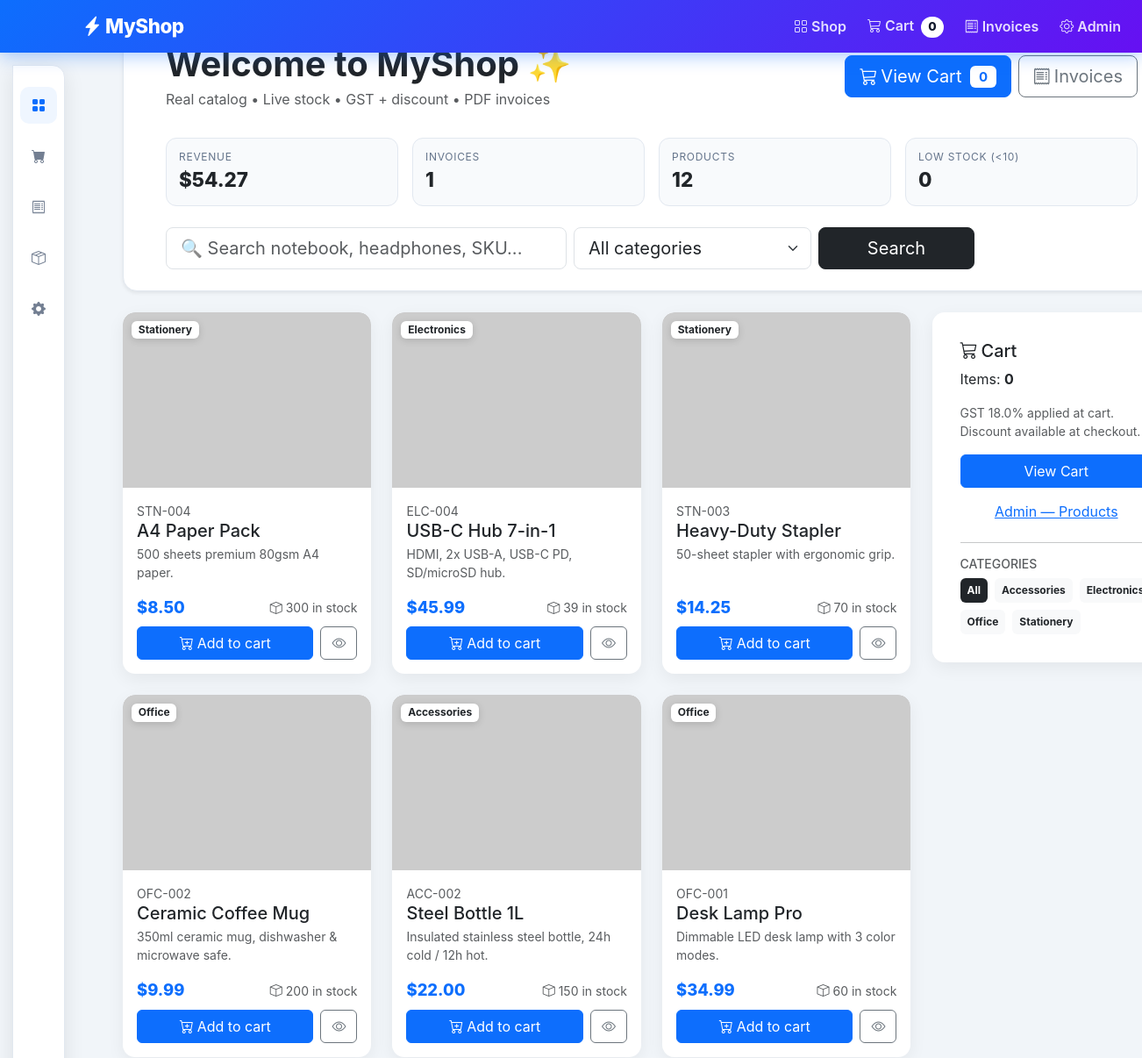
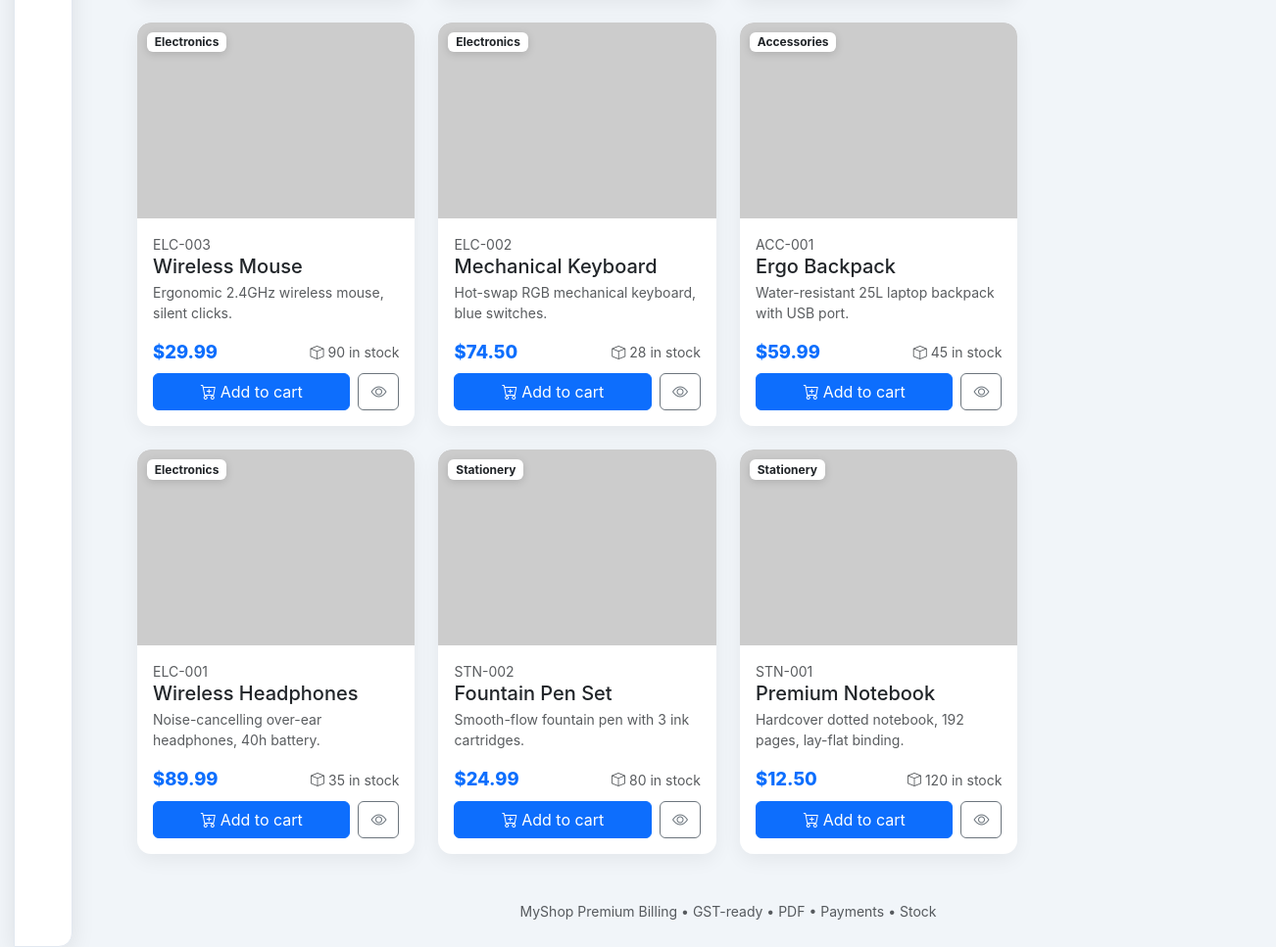
Before: / with the older database file (2 pictures, top to bottom).
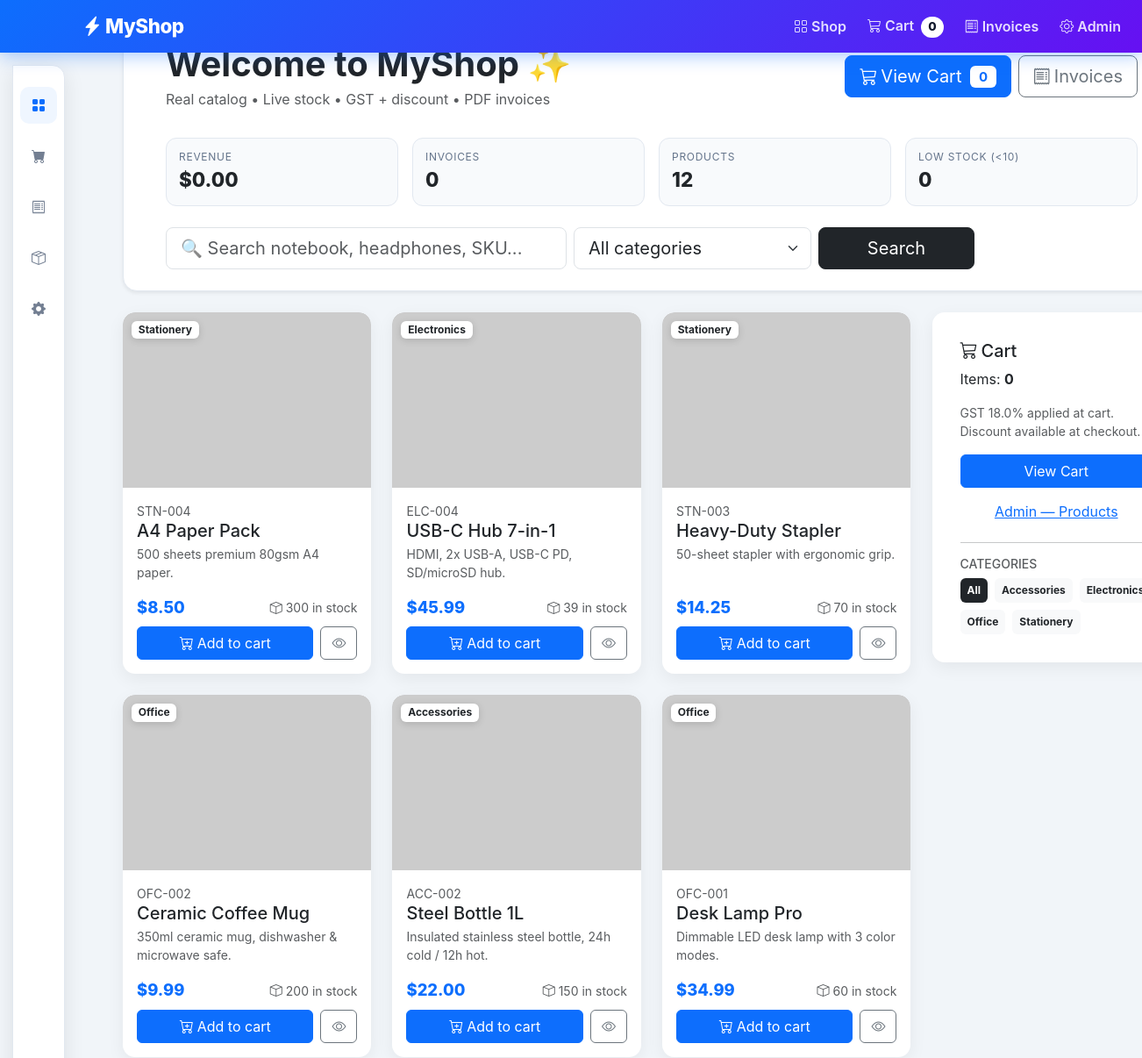
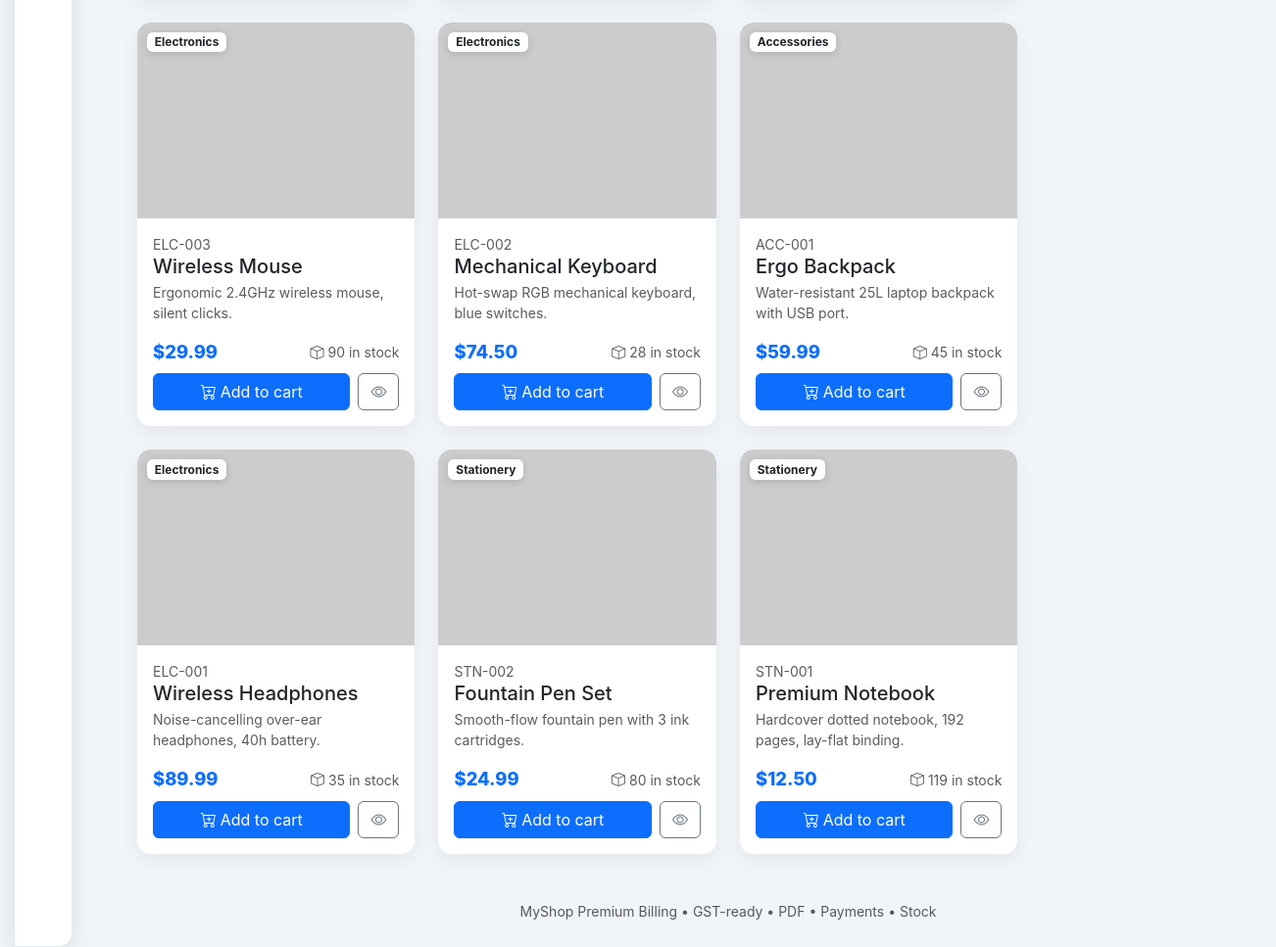
After: the same page with the newer database file (2 pictures, top to bottom).
### tables this page shows
CREATE TABLE products (
    id INTEGER PRIMARY KEY AUTOINCREMENT,
    name TEXT NOT NULL,
    description TEXT DEFAULT '',
    category TEXT DEFAULT 'General',
    price REAL NOT NULL,
    stock INTEGER NOT NULL DEFAULT 50,
    sku TEXT DEFAULT '',
    image_url TEXT
);

### app.py (the view)
@app.route("/")
def index():
    db = get_db()
    q = (request.args.get("q") or "").strip()
    cat = (request.args.get("cat") or "").strip()
    query = "SELECT * FROM products WHERE 1=1"
    params: list = []
    if q:
        query += " AND (name LIKE ? OR description LIKE ? OR sku LIKE ?)"
        params += [f"%{q}%", f"%{q}%", f"%{q}%"]
    if cat:
        query += " AND category = ?"
        params.append(cat)
    query += " ORDER BY id DESC"
    products = db.execute(query, params).fetchall()
    cats = [r[0] for r in db.execute("SELECT DISTINCT category FROM products ORDER BY category").fetchall() if r[0]]
    cart = session.get("cart", {})
    cart_count = sum(cart.values()) if cart else 0
    try:
        revenue = db.execute("SELECT COALESCE(SUM(total),0) FROM invoices").fetchone()[0] or 0
        inv_count = db.execute("SELECT COUNT(*) FROM invoices").fetchone()[0] or 0
        prod_count = db.execute("SELECT COUNT(*) FROM products").fetchone()[0] or 0
        low_stock = db.execute("SELECT COUNT(*) FROM products WHERE stock < 10").fetchone()[0] or 0
    except Exception:
        revenue, inv_count, prod_count, low_stock = 0, 0, len(products), 0
    stats = {"revenue": revenue, "invoices": inv_count, "products": prod_count, "low_stock": low_stock}
    return render_template("index.html", products=products, cart_count=cart_count,
                           categories=cats, active_cat=cat, search_q=q, stats=stats,
                           tax_default=TAX_DEFAULT)

### app.py (called while the page is built)
def get_db():
    db = getattr(g, "db", None)
    if db is None:
        db = g.db = sqlite3.connect(DB_PATH)
        db.row_factory = sqlite3.Row
    return db

def _cols(db, table):
    try:
        return [r[1] for r in db.execute(f"PRAGMA table_info({table})").fetchall()]
    except Exception:
        return []

@app.before_request
def ensure_migrations():
    if DB_PATH.exists():
        try:
            migrate_db()
        except Exception:
            pass

@app.after_request
def set_security_headers(response):
    response.headers.setdefault("X-Content-Type-Options", "nosniff")
    response.headers.setdefault("X-Frame-Options", "SAMEORIGIN")
    response.headers.setdefault("Referrer-Policy", "no-referrer")
    return response

### templates/index.html (shortened to what this page needs)
{% extends "layout.html" %}
{% block hero %}
  <div class="hero hero-home bg-white shadow-sm mb-4">
    <div class="container-fluid px-4 px-lg-5 py-4">
      <div class="d-flex justify-content-between align-items-center flex-wrap gap-3">
        <div>
          <h1 class="display-6 fw-bold mb-1">Welcome to MyShop ✨</h1>
          <p class="text-muted mb-0">Real catalog • Live stock • GST + discount • PDF invoices</p>
        </div>
        <div class="d-flex gap-2">
          <a href="/cart" class="btn btn-primary btn-lg"><i class="bi bi-cart3 me-1"></i>View Cart <span class="badge bg-white text-primary ms-1">{{ cart_count or 0 }}</span></a>
          <a href="/invoices" class="btn btn-outline-secondary btn-lg"><i class="bi bi-receipt me-1"></i>Invoices</a>
        </div>
      </div>
      <div class="row g-3 mt-3">
        <div class="col-6 col-md-3"><div class="stat-card"><div class="stat-label">Revenue</div><div class="stat-value">${{ '%.2f'|format(stats.revenue) }}</div></div></div>
        <div class="col-6 col-md-3"><div class="stat-card"><div class="stat-label">Invoices</div><div class="stat-value">{{ stats.invoices }}</div></div></div>
        <div class="col-6 col-md-3"><div class="stat-card"><div class="stat-label">Products</div><div class="stat-value">{{ stats.products }}</div></div></div>
        <div class="col-6 col-md-3"><div class="stat-card {{ 'stat-warn' if stats.low_stock else '' }}"><div class="stat-label">Low stock (&lt;10)</div><div class="stat-value">{{ stats.low_stock }}</div></div></div>
      </div>
      <form class="row g-2 mt-3" method="get" action="/">
        <div class="col-12 col-md-6 col-xl-5"><input name="q" value="{{ search_q }}" class="form-control form-control-lg" placeholder="🔍 Search notebook, headphones, SKU..."></div>
        <div class="col-8 col-md-4 col-xl-3">
          <select name="cat" class="form-select form-select-lg" onchange="this.form.submit()">
            <option value="">All categories</option>
          </select>
        </div>
        <div class="col-4 col-md-2 col-xl-2 d-grid"><button class="btn btn-dark btn-lg">Search</button></div>
      </form>
    </div>
  </div>
{% endblock %}
{% block content %}
  <div class="row g-4">
    <div class="col-lg-9">
      <div class="row row-cols-2 row-cols-lg-3 g-3 g-md-4">
        {% for p in products %}
        <div class="col">
          <div class="card h-100 product-card shadow-sm">
            <div class="product-img-wrap">
              {% if p.image_url %}
                <img src="{{ p.image_url }}" loading="lazy" class="card-img-top product-img" alt="{{ p.name }}" onerror="this.onerror=null;this.src='https://picsum.photos/seed/myshop{{ p.id }}/600/400'">
              {% else %}
                <img src="https://picsum.photos/seed/myshop{{ p.id }}/600/400" loading="lazy" class="card-img-top product-img" alt="{{ p.name }}">
              {% endif %}
              <span class="badge bg-white text-dark category-badge">{{ p.category or 'General' }}</span>
            </div>
            <div class="card-body d-flex flex-column">
              <div class="small text-muted">{{ p.sku or '' }}</div>
              <h5 class="card-title mb-1"><a href="/product/{{ p.id }}" class="product-link">{{ p.name }}</a></h5>
              <p class="card-text text-muted small product-desc">{{ p.description or '' }}</p>
              <div class="mt-auto">
                <div class="d-flex justify-content-between align-items-center mb-2">
                  <div class="price">${{ '%.2f'|format(p.price) }}</div>
                  <div class="small {{ 'text-danger fw-bold' if (p.stock or 0) < 10 else 'text-muted' }}"><i class="bi bi-box me-1"></i>{{ p.stock }} in stock</div>
                </div>
                <div class="d-flex gap-2">
                  <form action="/cart/add/{{ p.id }}" method="post" class="flex-fill d-grid">
                    <button class="btn btn-primary" {{ 'disabled' if (p.stock or 0) <= 0 else '' }}><i class="bi bi-cart-plus me-1"></i>{{ 'Out of stock' if (p.stock or 0) <= 0 else 'Add to cart' }}</button>
                  </form>
                  <a href="/product/{{ p.id }}" class="btn btn-outline-secondary"><i class="bi bi-eye"></i></a>
                </div>
              </div>
            </div>
          </div>
        </div>
        {% else %}
        <div class="col-12"><div class="alert alert-light">No products found. <a href="/">Clear filters</a></div></div>
        {% endfor %}
      </div>
    </div>
    <div class="col-lg-3">
      <div class="card shadow-sm sticky-sidebar p-3">
        <div class="card-body">
          <h5 class="card-title"><i class="bi bi-cart3 me-1"></i>Cart</h5>
          <p class="card-text">Items: <strong>{{ cart_count or 0 }}</strong></p>
          <p class="small text-muted">GST {{ tax_default }}% applied at cart. Discount available at checkout.</p>
          <a href="/cart" class="btn btn-primary w-100">View Cart</a>
          <a href="/admin/products" class="btn btn-link mt-2 w-100">Admin — Products</a>
          <hr>
          <h6 class="small text-muted text-uppercase">Categories</h6>
          <div class="d-flex flex-wrap gap-2">
            <a href="/" class="badge {{ 'bg-dark' if not active_cat else 'bg-light text-dark' }} text-decoration-none p-2">All</a>
            {% for c in categories %}
            <a href="/?cat={{ c }}" class="badge {{ 'bg-primary' if c == active_cat else 'bg-light text-dark' }} text-decoration-none p-2">{{ c }}</a>
            {% endfor %}
          </div>
        </div>
      </div>
    </div>
  </div>
{% endblock %}

### templates/layout.html (shortened to what this page needs)
<!doctype html>
<html lang="en">
  <head>
    <link href="https://cdn.jsdelivr.net/npm/bootstrap@5.3.0/dist/css/bootstrap.min.css" rel="stylesheet">
    <link rel="stylesheet" href="https://cdn.jsdelivr.net/npm/bootstrap-icons@1.10.5/font/bootstrap-icons.css">
    <link rel="stylesheet" href="/static/css/style.css">
  </head>
  <body>
    <header class="app-topbar">
      <div class="app-topbar-inner">
        <a class="app-brand" href="/"><i class="bi bi-lightning-charge-fill me-1"></i>MyShop</a>
        <nav class="app-toplinks d-none d-lg-flex" aria-label="Primary">
          <a href="/"><i class="bi bi-grid me-1"></i>Shop</a>
          <a href="/cart"><i class="bi bi-cart3 me-1"></i>Cart <span class="top-pill">{{ cart_count or 0 }}</span></a>
          <a href="/invoices"><i class="bi bi-receipt me-1"></i>Invoices</a>
          <a href="/admin/products"><i class="bi bi-gear me-1"></i>Admin</a>
        </nav>
      </div>
    </header>
    <aside class="app-sidebar" aria-hidden="false">
      <div class="sidebar-inner d-flex flex-column align-items-center py-3">
        <a class="sidebar-item {{ 'active' if request.path == '/' else '' }}" href="/" title="Shop"><i class="bi bi-grid-fill"></i></a>
        <a class="sidebar-item {{ 'active' if request.path.startswith('/cart') else '' }}" href="/cart" title="Cart"><i class="bi bi-cart-fill"></i></a>
        <a class="sidebar-item {{ 'active' if request.path.startswith('/invoices') or request.path.startswith('/invoice/') else '' }}" href="/invoices" title="Invoices"><i class="bi bi-receipt"></i></a>
        <a class="sidebar-item {{ 'active' if request.path.startswith('/order/') else '' }}" href="/invoices" title="Orders"><i class="bi bi-box-seam"></i></a>
        <a class="sidebar-item {{ 'active' if request.path.startswith('/admin') else '' }}" href="/admin/products" title="Admin"><i class="bi bi-gear-fill"></i></a>
      </div>
    </aside>
    <main class="app-main container-fluid px-4 px-lg-5 py-4">
      {% block hero %}{% endblock %}
      {% block content %}{% endblock %}
      <footer class="text-center text-muted small mt-5 pb-3">MyShop Premium Billing • GST-ready • PDF • Payments • Stock</footer>
    </main>
  </body>
</html>

### static/css/style.css (style rules this page uses)
body { background: #f1f5f9; font-family: Inter, system-ui, -apple-system, Segoe UI, Roboto, sans-serif; }
.app-topbar { position: fixed; inset: 0 0 auto 0; height: 60px; background: linear-gradient(135deg, #0d6efd, #6610f2); z-index: 1100; box-shadow: 0 4px 20px rgba(13,110,253,.35); }
.app-topbar-inner { height: 100%; display: flex; align-items: center; justify-content: space-between; padding: 0 24px 0 94px; }
.app-brand { color: #fff; text-decoration: none; font-weight: 800; font-size: 1.4rem; letter-spacing: -.02em; }
.app-toplinks { display: flex; align-items: center; gap: 24px; }
.app-toplinks a { color: rgba(255,255,255,.85); text-decoration: none; font-weight: 600; }
.top-pill { display: inline-flex; align-items: center; justify-content: center; min-width: 24px; height: 24px; padding: 0 8px; background: #fff; color: #0f172a; border-radius: 999px; font-size: .85rem; font-weight: 800; margin-left: 4px; }
.app-main { margin-left: 92px; padding-top: 76px; }
.hero { border-radius: 16px; border: 1px solid #e2e8f0; }
.hero-home { margin-top: 0; }
.stat-card { background: #f8fafc; border: 1px solid #e2e8f0; border-radius: 12px; padding: 12px 14px; }
.stat-label { font-size: .75rem; text-transform: uppercase; letter-spacing: .06em; color: #64748b; }
.stat-value { font-size: 1.4rem; font-weight: 800; }
.card { border: none; border-radius: 14px; }
.card.shadow-sm { box-shadow: 0 6px 20px rgba(2,6,23,.06) !important; }
.product-img-wrap { position: relative; }
.product-img { height: 200px; object-fit: cover; border-radius: 14px 14px 0 0; background: #e2e8f0; }
.category-badge { position: absolute; top: 10px; left: 10px; box-shadow: 0 2px 8px rgba(0,0,0,.15); }
.product-card { transition: transform .15s ease, box-shadow .15s ease; overflow: hidden; }
.price { font-weight: 800; color: #0d6efd; font-size: 1.15rem; }
.product-link { color: inherit; text-decoration: none; }
.product-desc { min-height: 38px; display: -webkit-box; -webkit-line-clamp: 2; -webkit-box-orient: vertical; overflow: hidden; }
.app-sidebar { position: fixed; left: 0; top: 60px; bottom: 0; width: 76px; z-index: 1000; padding: 14px 0; }
.sidebar-inner { background: #fff; border-radius: 0 14px 14px 0; box-shadow: 0 6px 24px rgba(2,6,23,.09); width: 60px; height: 100%; margin-left: 14px; border: 1px solid #e2e8f0; }
.sidebar-item { position: relative; display: flex; align-items: center; justify-content: center; width: 42px; height: 42px; margin: 8px auto; color: #737f92; text-align: center; border-radius: 10px; text-decoration: none; }
.sidebar-item.active, .sidebar-item:hover { background: #eff6ff; color: #0d6efd; text-decoration: none; }
.sticky-sidebar { position: sticky; top: 84px; }

Changed rows visible on the page:
changed products "Premium Notebook": stock "120" → "119"
Other visible differences:
{{ '%.2f'|format(stats.revenue) }}: "54.27" → "0.00"
{{ stats.invoices }}: "1" → "0"
